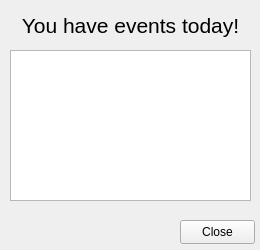
<?xml version="1.0" encoding="UTF-8"?>
<ui version="4.0">
 <class>eventreminder</class>
 <widget class="QWidget" name="eventreminder">
  <property name="geometry">
   <rect>
    <x>0</x>
    <y>0</y>
    <width>260</width>
    <height>250</height>
   </rect>
  </property>
  <property name="minimumSize">
   <size>
    <width>260</width>
    <height>250</height>
   </size>
  </property>
  <property name="maximumSize">
   <size>
    <width>260</width>
    <height>250</height>
   </size>
  </property>
  <property name="windowTitle">
   <string>Form</string>
  </property>
  <widget class="QLabel" name="label">
   <property name="geometry">
    <rect>
     <x>0</x>
     <y>10</y>
     <width>261</width>
     <height>31</height>
    </rect>
   </property>
   <property name="font">
    <font>
     <pointsize>16</pointsize>
    </font>
   </property>
   <property name="text">
    <string>You have events today!</string>
   </property>
   <property name="alignment">
    <set>Qt::AlignCenter</set>
   </property>
  </widget>
  <widget class="QListWidget" name="eventsList">
   <property name="geometry">
    <rect>
     <x>10</x>
     <y>50</y>
     <width>241</width>
     <height>151</height>
    </rect>
   </property>
  </widget>
  <widget class="QPushButton" name="closeButton">
   <property name="geometry">
    <rect>
     <x>180</x>
     <y>220</y>
     <width>75</width>
     <height>24</height>
    </rect>
   </property>
   <property name="text">
    <string>Close</string>
   </property>
  </widget>
 </widget>
 <resources/>
 <connections/>
</ui>
